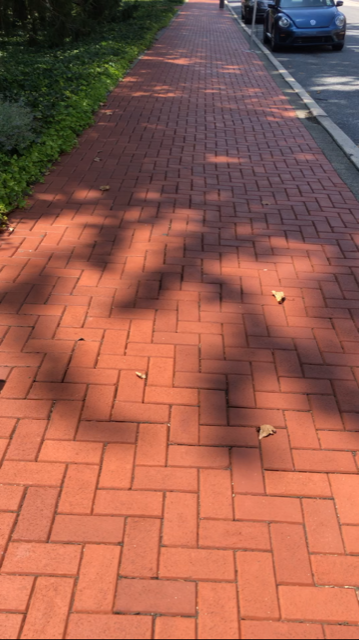
#> input picture ComputerVisionStuff/Bricks.PNG, 359 x 640 px, given in place of Bricks.jpg, which was not available
$ python 'self driving foundation.py'
#> lines starting #> are read from the running program, lines starting #| are printed output that depends on the picture; after the words box and inside, x2 and y2 are one past the last pixel; in counts of white or black regions, pixels touching at a corner belong together; pictures that were not available may be replaced by others from this repository, and a replacement may not be noted
# import the necessary packages
import imutils
from imutils import paths
import numpy as np
import cv2
from PIL import Image
import PIL.ImageOps
from PIL import ImageGrab

def Average(lst):
     return sum(lst) / len(lst)


def draw_marker(image):
 # Convert Image to Image HSV
#> called with image = 'Bricks.jpg'
 image = cv2.imread(image)
#> image is the input picture: shape (640, 359, 3); mean B, G, R 78.5, 94.2, 152.1
 image = cv2.resize(image, (700, 600))
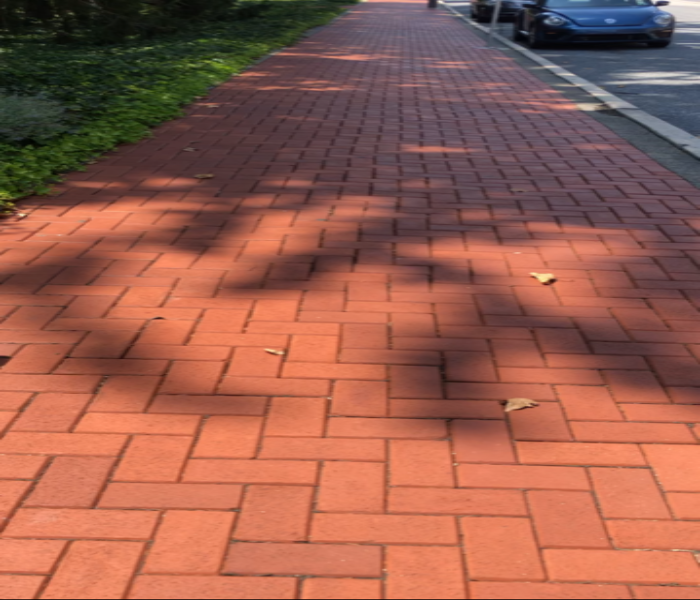
#> image: shape (600, 700, 3); mean B, G, R 78.4, 94.1, 152
 cv2.imshow('Test', image)
 hsv = cv2.cvtColor(image, cv2.COLOR_BGR2HSV)
#> hsv: shape (600, 700, 3); mean H, S, V 46.3, 121.1, 154.8

 # Defining lower and upper bound HSV values
 lower1 = np.array([0, 10, 0])
 upper1 = np.array([20, 255, 255])

 lower2 = np.array([120, 10, 0])
 upper2 = np.array([255, 255, 255])


 # Defining mask for detecting color
 lowermask = cv2.inRange(hsv, lower1, upper1)
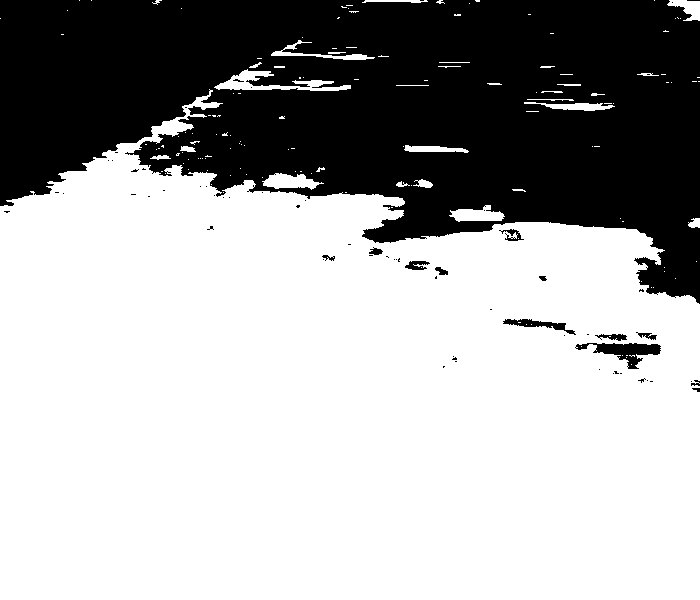
#> lowermask: shape (600, 700); 66.3% white; 65 black regions (52 under 20 px), largest, box (x1, y1, x2, y2) and area: (0, 0, 700, 304) 139443, (575, 343, 661, 369) 916, (503, 319, 576, 335) 387
 uppermask = cv2.inRange(hsv, lower2, upper2)
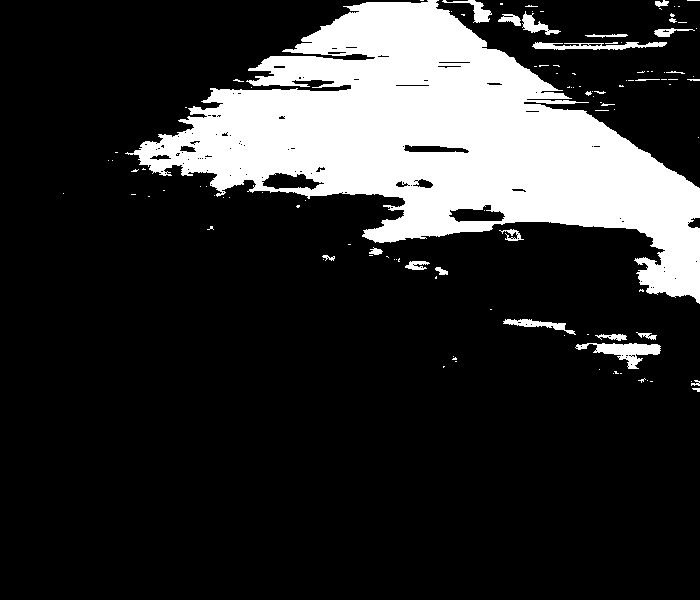
#> uppermask: shape (600, 700); 18.9% white; 114 white regions (88 under 20 px), largest, box (x1, y1, x2, y2) and area: (125, 0, 700, 304) 74926, (575, 343, 661, 369) 916, (532, 42, 667, 50) 633
 mask = lowermask + uppermask;
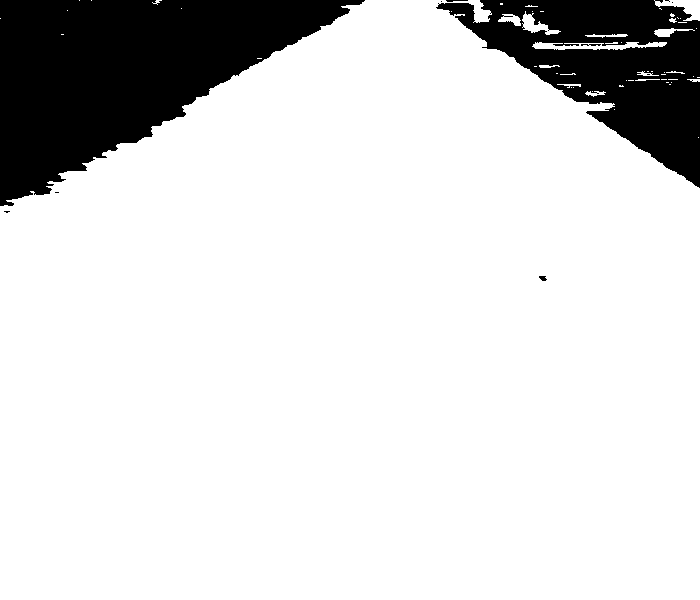
#> mask: shape (600, 700); 85.1% white; 11 black regions (6 under 20 px), largest, box (x1, y1, x2, y2) and area: (0, 0, 365, 206) 39533, (436, 0, 700, 188) 22792, (581, 44, 601, 46) 30, (539, 276, 547, 281) 29, (446, 0, 468, 2) 28
 cv2.imshow('Mask', mask)

 ret,gray = cv2.threshold(mask,127,255,cv2.THRESH_BINARY)
 img = cv2.resize(image, (700, 600))
 gray = cv2.bitwise_not(gray)
 gray = cv2.GaussianBlur(mask, (5, 5), cv2.BORDER_DEFAULT)
 #cv2.imshow('gray', gray)
 edged = cv2.Canny(gray, 50, 200,L2gradient=True)
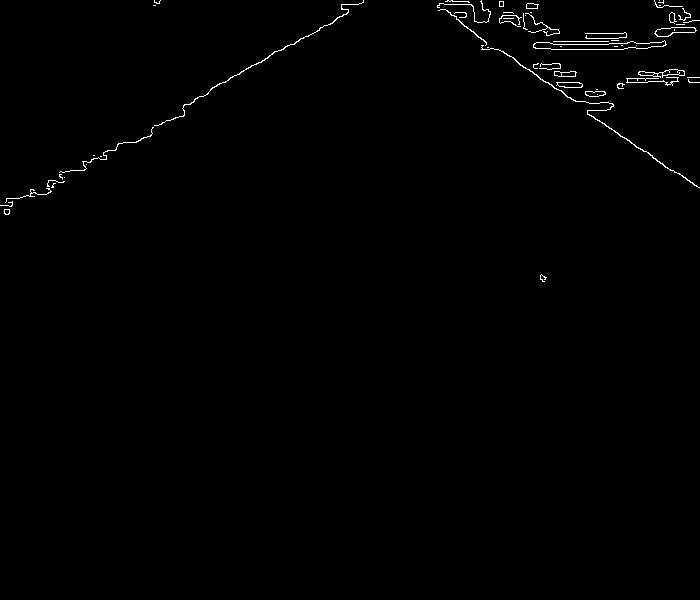
#> edged: shape (600, 700); 0.66% white in thin lines or dots, all inside (x1, y1, x2, y2) = (0, 0, 700, 282)
 #find the contours in the edged image and keep the largest one;
 #we'll assume that this is our target in the image
 cnts = cv2.findContours(mask.copy(), cv2.RETR_LIST, cv2.CHAIN_APPROX_SIMPLE)
#> cnts = 73 contours, 61 with area under 20; largest, box (x1, y1, x2, y2) and area: (0, 0, 700, 600) 353923, (532, 42, 667, 50) 496, (654, 0, 700, 21) 395, (522, 11, 561, 35) 276, (498, 14, 521, 26) 134
 cnts = imutils.grab_contours(cnts)
 c = max(cnts, key = cv2.contourArea)
#> c = contour of 567 points, box (x1, y1, x2, y2) (0, 0, 700, 600), area 353923
 #next two redacted lines allow you to see what the edged image appears as
 cv2.imshow('Outline', edged)
 cv2.waitKey(0)
 # compute the bounding box of the of the paper region and return it
 #return cv2.minAreaRect(c)
 # find x location of all white pixels

 indices = np.where(mask == [255])
#> indices = 357566 positions, rows 0 to 599, columns 0 to 699

 coordinates = indices[0]
 #print(coordinates)
 x_marker = int(Average(coordinates))
#> x_marker = 339

 #black
 cv2.line(mask, (x_marker,0), (x_marker,700), (5,255,100), 5)
 #gray
 cv2.line(mask, (350,0), (350,700), (120,255,100), 5)
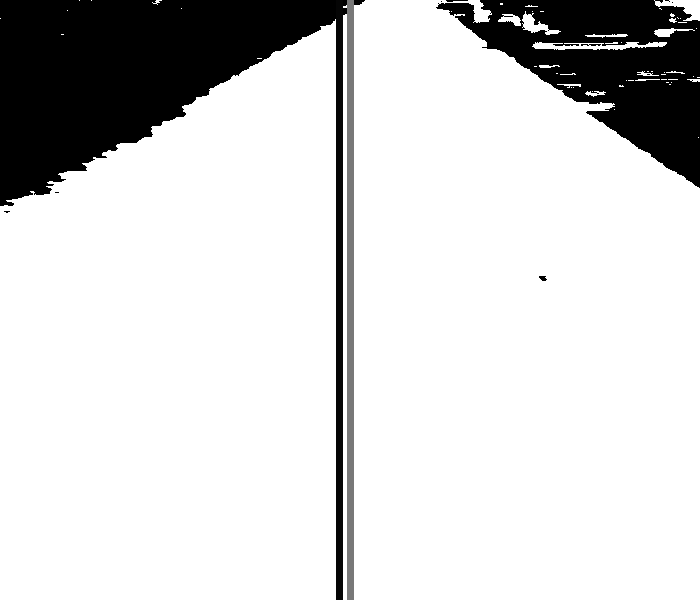
#> mask: shape (600, 700); min 0, max 255, mean 213.3
 cv2.imshow('Target', mask)

 if x_marker > 350:
     print('TURN RIGHT')
 else:
     print('TURN LEFT')
 cv2.waitKey(0)

draw_marker("Bricks.jpg")
